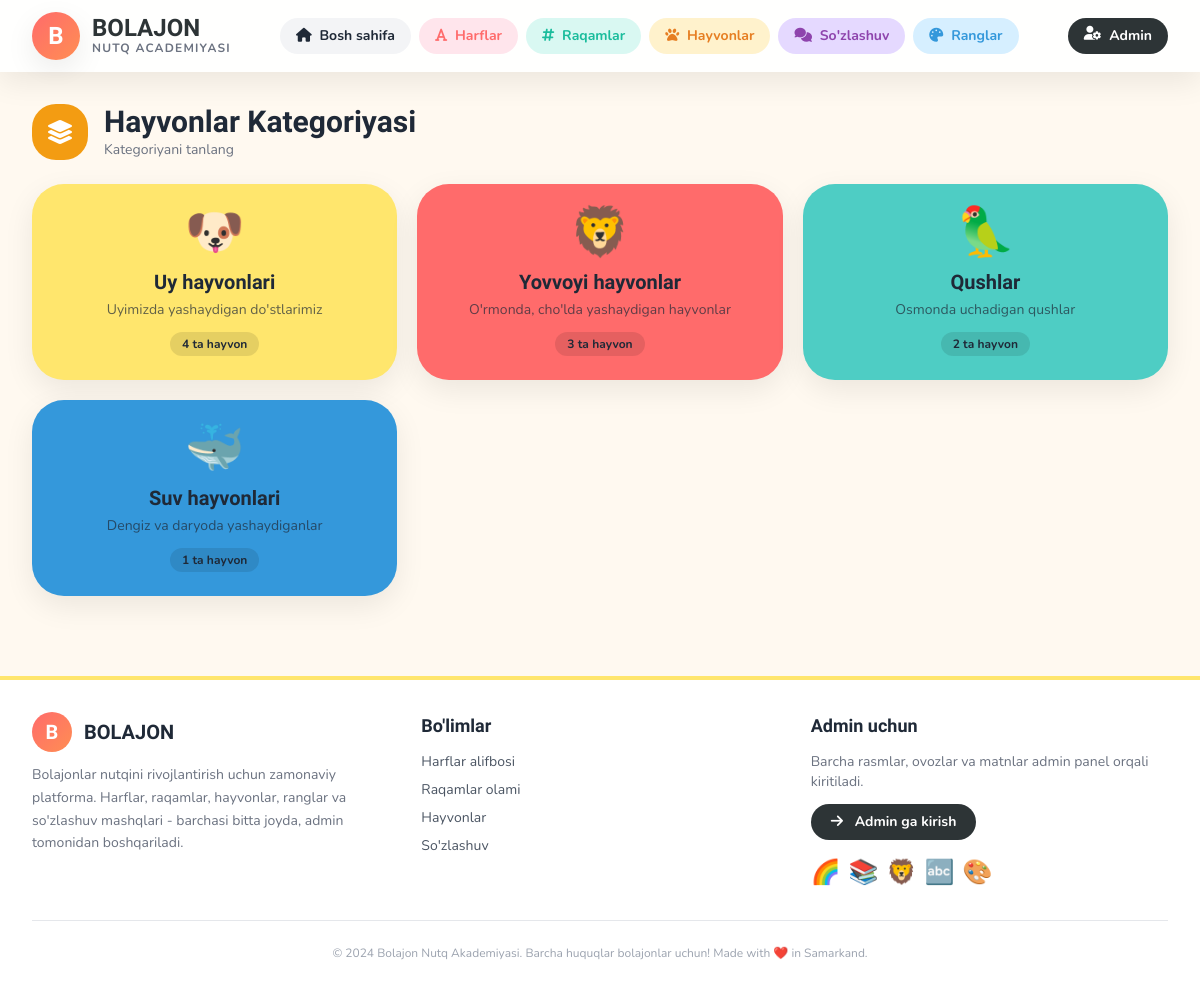
The app's page /hayvonlar/kategoriyalar/ with its own data.
### core/models.py (models this page shows, shortened)
class AnimalCategory(models.Model):
    CATEGORY_CHOICES = [
        ('uy', 'Uy hayvonlari'),
        ('yovvoyi', 'Yovvoyi hayvonlar'),
        ('qushlar', 'Qushlar'),
        ('suv', 'Suv hayvonlari'),
        ('hasharot', 'Hasharotlar'),
    ]
    name = models.CharField(max_length=100, verbose_name="Kategoriya nomi")
    slug = models.SlugField(max_length=100, unique=True, verbose_name="Slug", blank=True)
    type = models.CharField(max_length=20, choices=CATEGORY_CHOICES, default='uy', verbose_name="Turi")
    description = models.TextField(blank=True, verbose_name="Tavsif")
    image = models.ImageField(upload_to='animals/categories/', verbose_name="Kategoriya rasmi", blank=True, null=True)
    icon = models.CharField(max_length=50, blank=True, verbose_name="Emoji/Icon", help_text="Masalan: 🐶, 🦁")
    color = models.CharField(max_length=20, default="#FFE66D", verbose_name="Fon rangi")
    order = models.PositiveIntegerField(default=0, verbose_name="Tartib")
    class Meta:
        verbose_name = "Hayvon kategoriyasi"
        verbose_name_plural = "Hayvon kategoriyalari"
        ordering = ['order']

### core/views.py (the view)
# urls.py: path('hayvonlar/kategoriyalar/', views.animal_category_list, name='animal_category_list'),
def animal_category_list(request):
    categories = AnimalCategory.objects.all().order_by('order')
    return render(request, 'core/animal_category_list.html', {'categories': categories})

### templates/core/animal_category_list.html (shortened to what this page needs)
{% extends 'base.html' %}
{% block content %}
<div class="flex items-center gap-4 mb-6">
    <div class="w-14 h-14 bubble bg-[#F39C12] text-white flex items-center justify-center text-2xl"><i class="fa-solid fa-layer-group"></i></div>
    <div>
        <h1 class="baloo text-3xl font-extrabold">Hayvonlar Kategoriyasi</h1>
        <p class="text-gray-500 text-sm">Kategoriyani tanlang</p>
    </div>
</div>
<div class="grid md:grid-cols-2 lg:grid-cols-3 gap-5">
    {% for cat in categories %}
    <a href="{% url 'animal_list_by_category' cat.slug %}" class="bubble-lg p-6 shadow-soft hover:shadow-hover transition text-center" style="background: {{ cat.color }}">
        <div class="text-5xl mb-3">{{ cat.icon }}</div>
        <h3 class="baloo text-xl font-extrabold">{{ cat.name }}</h3>
        <p class="text-sm opacity-70 mt-1">{{ cat.description|default:"" }}</p>
        <p class="mt-3 inline-block px-3 py-1 bubble bg-black/10 text-xs font-bold">{{ cat.animals.count }} ta hayvon</p>
    </a>
    {% endfor %}
</div>
{% endblock %}

### templates/base.html (style rules this page uses)
body { font-family: 'Nunito', sans-serif; }
.baloo { font-family: 'Baloo 2', cursive; }
.bubble { border-radius: 24px; }
.bubble-lg { border-radius: 32px; }
.shadow-soft { box-shadow: 0 10px 30px rgba(0,0,0,0.08); }

### records on screen
AnimalCategory: icon "🐶", name "Uy hayvonlari", description "Uyimizda yashaydigan do'stlarimiz", animals.count "4"
AnimalCategory: icon "🦁", name "Yovvoyi hayvonlar", description "O'rmonda, cho'lda yashaydigan hayvonlar", animals.count "3"
AnimalCategory: icon "🦜", name "Qushlar", description "Osmonda uchadigan qushlar", animals.count "2"
AnimalCategory: icon "🐳", name "Suv hayvonlari", description "Dengiz va daryoda yashaydiganlar", animals.count "1"
